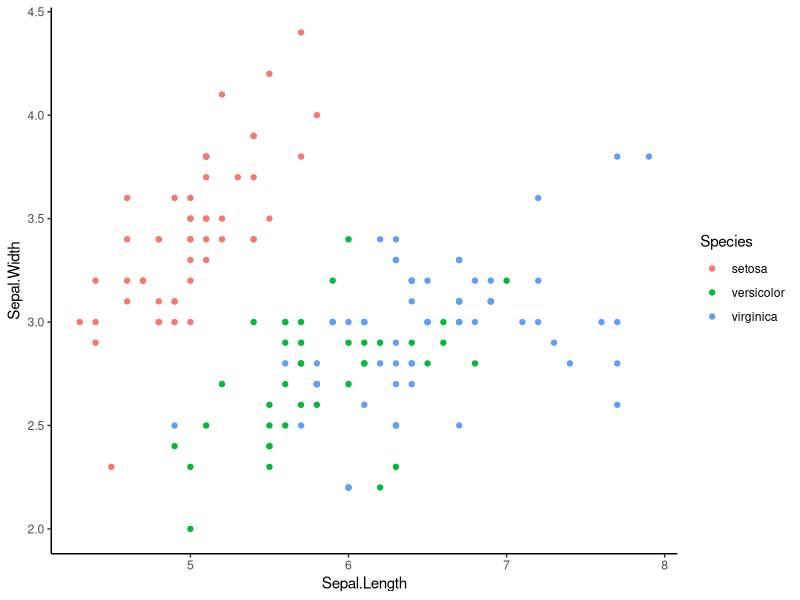
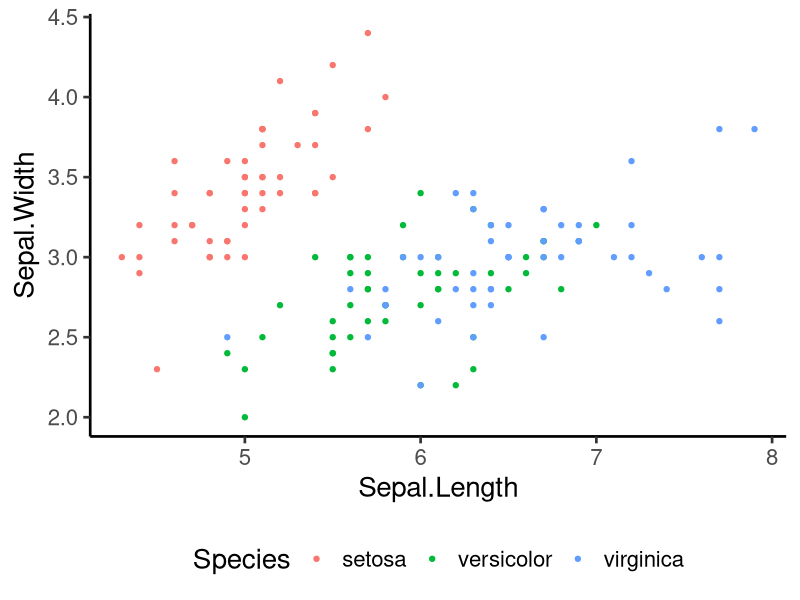

Write R code to recreate these figures, in order.
## ---- chunk 1
#| code-fold: true
# fit a linear regression model
model <- lm(mpg ~ wt, data = mtcars)
# print the model summary
summary(model)
## ---- chunk 2
library(ggplot2)
# plot a very nice plot based on iris dataset
ggplot(iris, aes(x = Sepal.Length, y = Sepal.Width, color = Species)) +
    geom_point() +
    theme_classic()
## ---- chunk 3
#| output-location: column
#| echo: true
ggplot(iris, aes(x = Sepal.Length,
       y = Sepal.Width, color = Species)) +
    geom_point() +
    theme_classic(base_size = 20) +
    theme(legend.position = "bottom") 
